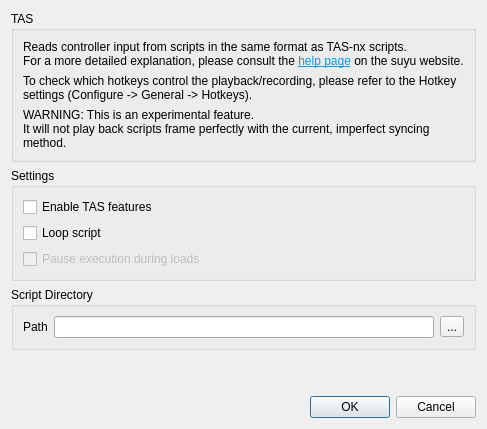
<?xml version="1.0" encoding="UTF-8"?>
<ui version="4.0">
 <class>ConfigureTas</class>
 <widget class="QDialog" name="ConfigureTas">
  <layout class="QVBoxLayout" name="verticalLayout_1">
   <item>
    <layout class="QHBoxLayout" name="horizontalLayout_1">
     <item>
      <widget class="QGroupBox" name="groupBox_1">
       <property name="title">
        <string>TAS</string>
       </property>
       <layout class="QGridLayout" name="gridLayout_1">
        <item row="0" column="0" colspan="4">
         <widget class="QLabel" name="label_1">
          <property name="text">
           <string>&lt;html&gt;&lt;head/&gt;&lt;body&gt;&lt;p&gt;Reads controller input from scripts in the same format as TAS-nx scripts.&lt;br/&gt;For a more detailed explanation, please consult the &lt;a href=&quot;https://suyu-emu.github.io/website/&quot;&gt;&lt;span style=&quot; text-decoration: underline; color:#039be5;&quot;&gt;help page&lt;/span&gt;&lt;/a&gt; on the suyu website.&lt;/p&gt;&lt;/body&gt;&lt;/html&gt;</string>
          </property>
          <property name="openExternalLinks">
           <bool>true</bool>
          </property>
         </widget>
        </item>
        <item row="1" column="0" colspan="4">
         <widget class="QLabel" name="label_2">
          <property name="text">
           <string>To check which hotkeys control the playback/recording, please refer to the Hotkey settings (Configure -&gt; General -&gt; Hotkeys).</string>
          </property>
          <property name="wordWrap">
           <bool>true</bool>
          </property>
         </widget>
        </item>
        <item row="2" column="0" colspan="4">
         <widget class="QLabel" name="label_3">
          <property name="text">
           <string>WARNING: This is an experimental feature.&lt;br/&gt;It will not play back scripts frame perfectly with the current, imperfect syncing method.</string>
          </property>
          <property name="wordWrap">
           <bool>true</bool>
          </property>
         </widget>
        </item>
       </layout>
      </widget>
     </item>
    </layout>
   </item>
   <item>
    <layout class="QHBoxLayout" name="horizontalLayout_2">
     <item>
      <widget class="QGroupBox" name="groupBox_2">
       <property name="title">
        <string>Settings</string>
       </property>
       <layout class="QGridLayout" name="gridLayout_2">
        <item row="0" column="0" colspan="4">
         <widget class="QCheckBox" name="tas_enable">
          <property name="text">
           <string>Enable TAS features</string>
          </property>
         </widget>
        </item>
        <item row="1" column="0" colspan="4">
         <widget class="QCheckBox" name="tas_loop_script">
          <property name="text">
           <string>Loop script</string>
          </property>
         </widget>
        </item>
        <item row="2" column="0" colspan="4">
         <widget class="QCheckBox" name="tas_pause_on_load">
          <property name="enabled">
           <bool>false</bool>
          </property>
          <property name="text">
           <string>Pause execution during loads</string>
          </property>
         </widget>
        </item>
       </layout>
      </widget>
     </item>
    </layout>
   </item>
   <item>
    <layout class="QHBoxLayout" name="horizontalLayout_3">
     <item>
      <widget class="QGroupBox" name="groupBox_3">
       <property name="title">
        <string>Script Directory</string>
       </property>
       <layout class="QGridLayout" name="gridLayout_3">
        <item row="0" column="0">
         <widget class="QLabel" name="label_4">
          <property name="text">
           <string>Path</string>
          </property>
         </widget>
        </item>
        <item row="0" column="3">
         <widget class="QToolButton" name="tas_path_button">
          <property name="text">
           <string>...</string>
          </property>
         </widget>
        </item>
        <item row="0" column="2">
         <widget class="QLineEdit" name="tas_path_edit"/>
        </item>
       </layout>
      </widget>
     </item>
    </layout>
   </item>
   <item>
    <spacer name="verticalSpacer">
     <property name="orientation">
      <enum>Qt::Vertical</enum>
     </property>
     <property name="sizeHint" stdset="0">
      <size>
       <width>20</width>
       <height>40</height>
      </size>
     </property>
    </spacer>
   </item>
   <item>
    <widget class="QDialogButtonBox" name="buttonBox">
     <property name="sizePolicy">
      <sizepolicy hsizetype="Preferred" vsizetype="Preferred">
       <horstretch>0</horstretch>
       <verstretch>0</verstretch>
      </sizepolicy>
     </property>
     <property name="orientation">
      <enum>Qt::Horizontal</enum>
     </property>
     <property name="standardButtons">
      <set>QDialogButtonBox::Cancel|QDialogButtonBox::Ok</set>
     </property>
    </widget>
   </item>
  </layout>
 </widget>
 <resources/>
 <connections>
  <connection>
   <sender>buttonBox</sender>
   <signal>accepted()</signal>
   <receiver>ConfigureTas</receiver>
   <slot>accept()</slot>
   <hints>
    <hint type="sourcelabel">
     <x>20</x>
     <y>20</y>
    </hint>
    <hint type="destinationlabel">
     <x>20</x>
     <y>20</y>
    </hint>
   </hints>
  </connection>
  <connection>
   <sender>buttonBox</sender>
   <signal>rejected()</signal>
   <receiver>ConfigureTas</receiver>
   <slot>reject()</slot>
   <hints>
    <hint type="sourcelabel">
     <x>20</x>
     <y>20</y>
    </hint>
    <hint type="destinationlabel">
     <x>20</x>
     <y>20</y>
    </hint>
   </hints>
  </connection>
 </connections>
</ui>
